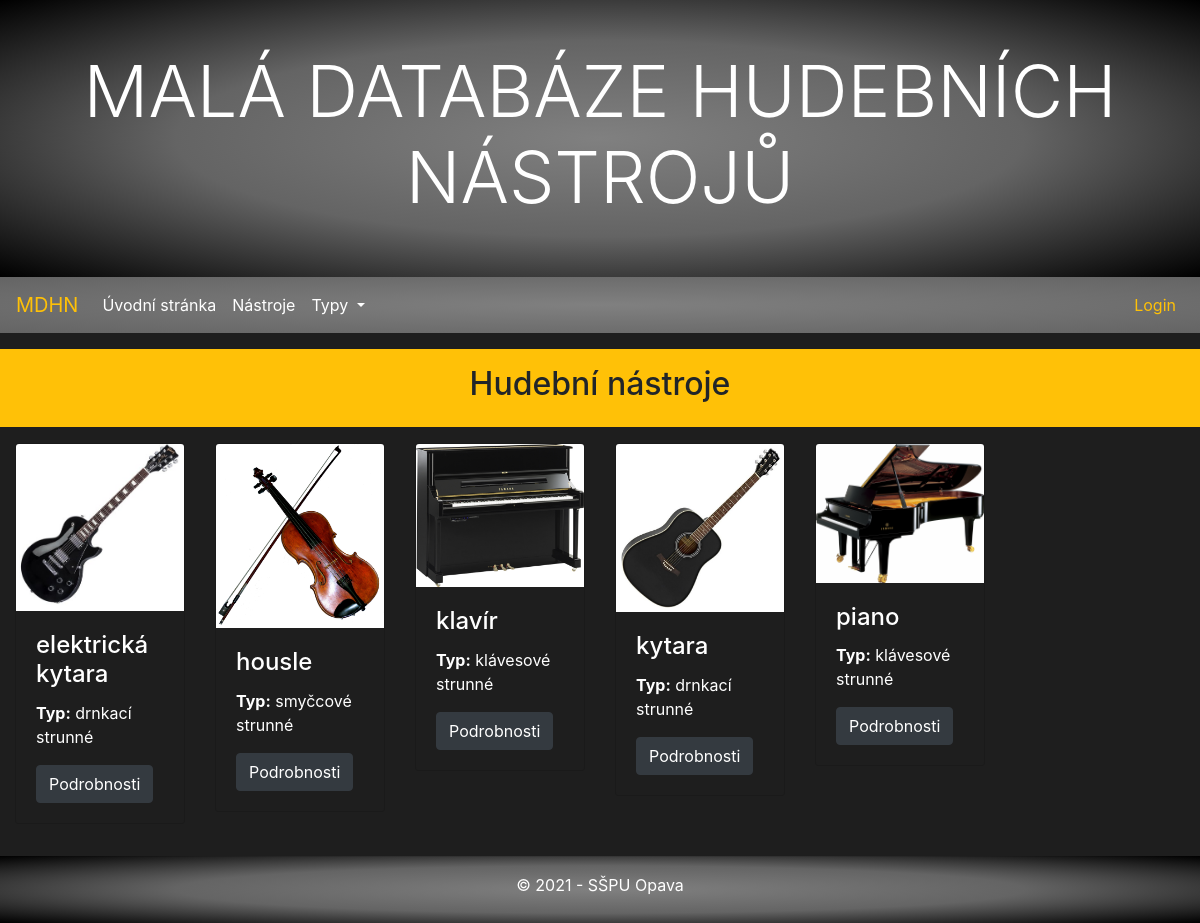
/music/instruments/types/strunné/, run on the app's committed database.
### music/models.py (models this page shows, shortened)
class Instrument(models.Model):
    title = models.CharField(max_length=200, verbose_name="Title")
    history = models.TextField(blank=True, null=True, verbose_name="History")
    poster = models.ImageField(upload_to=poster_path, blank=True, null=True, verbose_name="Poster")
    type = models.ManyToManyField(Type, help_text='Select a type for this instrument')
    class Meta:
        ordering = ["title"]

class Type(models.Model):
    name = models.CharField(max_length=100, unique=True, verbose_name="Type name",
                            help_text='Enter a type of musical instrument')
    class Meta:
        ordering = ["name"]

### music/views.py (the view)
# urls.py: path('instruments/', views.InstrumentListView.as_view(), name='instrument_list'),
class InstrumentListView(ListView):
    model = Instrument
    context_object_name = 'instrument_list'
    template_name = 'instrument/list.html'
    paginate_by = 6
    def get_queryset(self):
        if 'type_name' in self.kwargs:
            return Instrument.objects.filter(type__name=self.kwargs['type_name']).all() # Get 5 books containing the title war
        else:
            return Instrument.objects.all()
    def get_context_data(self, **kwargs):
        context = super().get_context_data(**kwargs)
        if 'type_name' in self.kwargs:
            context['view_title'] = f"Typ: {self.kwargs['type_name']}"
            context['view_head'] = f"Typ nástroje: {self.kwargs['type_name']}"
        else:
            context['view_title'] = 'Typy'
            context['view_head'] = 'Přehled typů nastoje'
        return context

### music/context_processors.py (called while the page is built)
def types(request):
    return {'types': Type.objects.all()}

### music/templates/instrument/list.html (shortened to what this page needs)
{% extends "base.html" %} {% load bootstrap_pagination %} {% block content %}
<div class="row mt-3 mb-3 bg-warning p-3">
    <div class="col-sm-12">
        <h2 class="text-center">Hudební nástroje</h2>
    </div>
</div>
<div class="row">
    {% for instrument in instrument_list %}
    <div class="col-sm-4 col-xl-2">
        <div class="card">
            {% if instrument.poster %}
            <img class="card-img-top" src="{{ instrument.poster.url }}" alt="{{ instrument.title }}"> {% endif %}
            <div class="card-body">
                <h4 class="card-title"> {{ instrument.title }}</h4>
                <p><strong>Typ:</strong> {% for typ in instrument.type.all %}{{ typ.name }} {% endfor %}</p>
                <a href="{% url 'instrument-detail' instrument.pk %}" class="btn btn-dark">Podrobnosti</a>
            </div>
        </div>
    </div>
    {% endfor %}
</div>
{% endblock %}

### music/static/css/styles.css (style rules this page uses)
body { background-color: #1e1e1e; }
p { color: white; }
.card { background-color: #1e1e1e !important; }
a { color: gray; }
h4 { color: white; }

### data on the page
Instrument: poster (picture), title "elektrická kytara"
Type: name "drnkací"
Type: name "strunné"
Instrument: poster (picture), title "housle"
Type: name "smyčcové"
Instrument: poster (picture), title "klavír"
Type: name "klávesové"
Instrument: poster (picture), title "kytara"
Instrument: poster (picture), title "piano"
